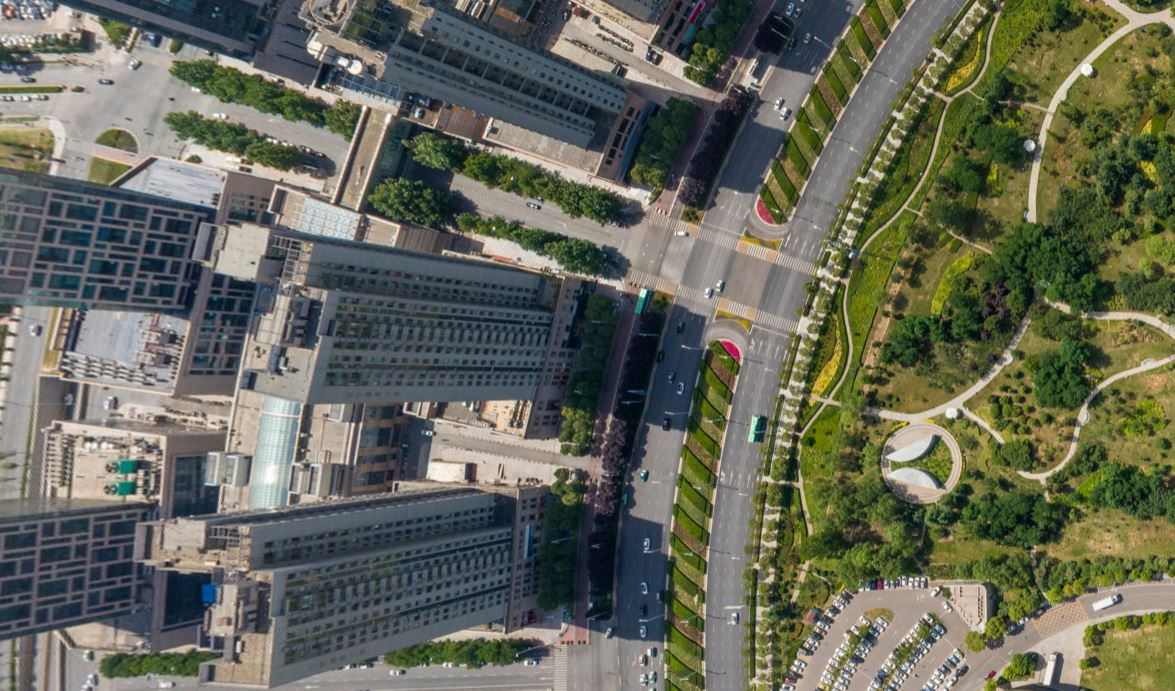
#> input picture cv_courses/sr-sift/data/44-l.JPG, 1175 x 691 px
$ python transform_by_pil.py -q ./data/44-l.JPG -r ./data/44-r.JPG
#> lines starting #> are read from the running program, lines starting #| are printed output that depends on the picture
import argparse

import cv2
import numpy as np
import skimage
from codetiming import Timer
from PIL import Image


def get_args():
    parser = argparse.ArgumentParser("Test PIL Image perspective transform")
    parser.add_argument("--query_image_path", "-q", type=str, required=True)
    parser.add_argument("--ref_image_path", "-r", type=str, required=True)

    return parser.parse_args()


def main():
    args = get_args()
    query_image = cv2.imread(args.query_image_path)
#> query_image is the input picture: shape (691, 1175, 3); mean B, G, R 88.8, 103.6, 101.1
    ref_image = cv2.imread(args.ref_image_path)
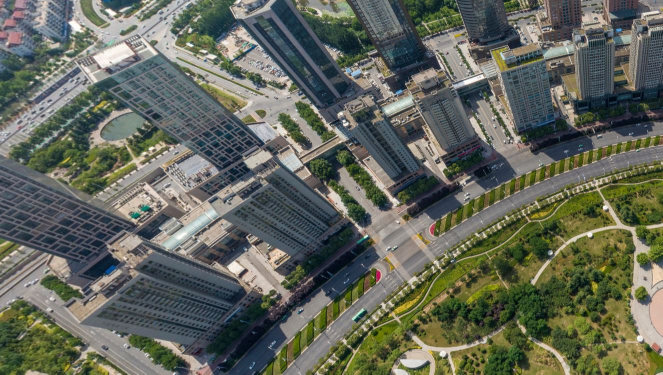
#> input picture cv_courses/sr-sift/data/44-r.JPG, 1325 x 749 px (shown at 1/2 size)
#> ref_image is the input picture: shape (749, 1325, 3); mean B, G, R 91.1, 102.9, 98.9
    assert query_image is not None
    assert ref_image is not None

    query_gray = cv2.cvtColor(query_image, cv2.COLOR_BGR2GRAY)
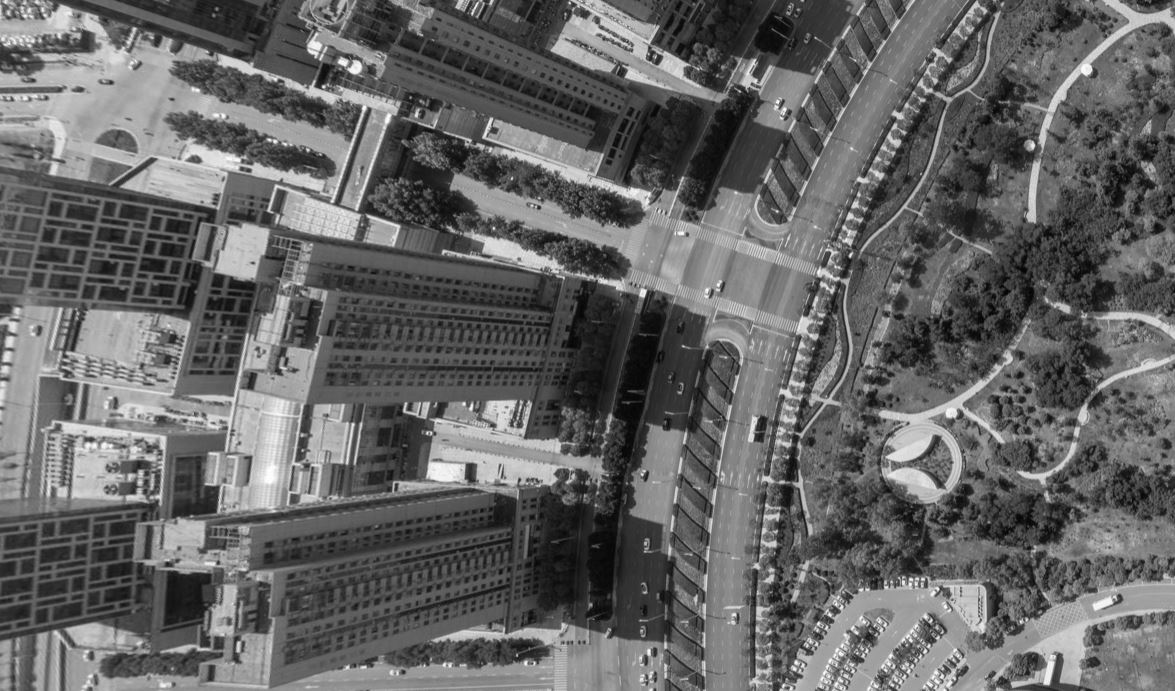
#> query_gray: shape (691, 1175); min 0, max 255, mean 101.2
    ref_gray = cv2.cvtColor(ref_image, cv2.COLOR_BGR2GRAY)
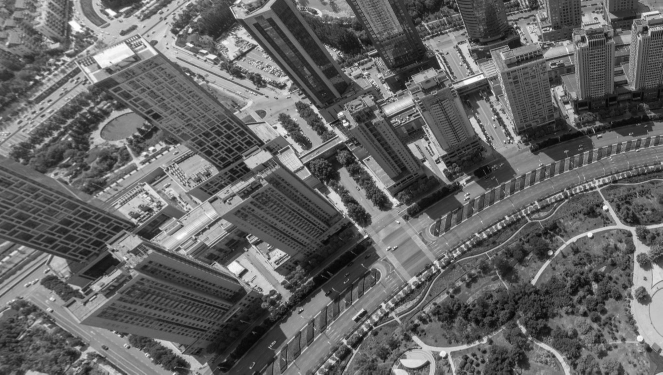
#> ref_gray: shape (749, 1325) (shown at 1/2 size); min 1, max 255, mean 100.4

    detector = cv2.SIFT_create(nfeatures=8000)
    query_kpts, query_descs = detector.detectAndCompute(query_gray, None)
#> query_kpts = 8001 keypoints; strongest (x, y, size): (850, 255, 2.7), (323, 87, 2.2), (356, 68, 8.2), (643, 293, 5.2)
    ref_kpts, ref_descs = detector.detectAndCompute(ref_gray, None)
#> ref_kpts = 8000 keypoints; strongest (x, y, size): (688, 242, 3.6), (380, 60, 5.2), (376, 148, 3.2), (731, 473, 4.5)

    bf = cv2.BFMatcher(cv2.NORM_L2, crossCheck=True)
    matches = bf.match(query_descs, ref_descs)
#> matches = 3085 matches
    M, _ = cv2.findHomography(
        np.float64([query_kpts[m.queryIdx].pt for m in matches]).reshape(-1, 1, 2),
        np.float64([ref_kpts[m.trainIdx].pt for m in matches]).reshape(-1, 1, 2),
        cv2.RANSAC,
        5.0,
    )
#> M = [[0.358, -0.781, 547.7], [0.174, 0.363, 137], [-0.000206, -0.000399, 1]]

    with Timer(text="warping by opencv: {:.4f} seconds"):
        warped_opencv = cv2.warpPerspective(
            query_image, M, ref_image.shape[:2][::-1], flags=cv2.INTER_CUBIC
        )

    with Timer(text="warping by scikit-image: {:.4f} seconds"):
        warped_skimage = skimage.transform.warp(
            query_image,
            np.linalg.inv(M),
            output_shape=ref_image.shape[:2],
            preserve_range=True,
            order=3,
        ).astype(np.uint8)

    with Timer(text="warping by PIL: {:.4f} seconds"):
        inv_homography = np.linalg.inv(M)
        inv_homography /= inv_homography[2, 2]
        coeffs = inv_homography.flatten()
        warped_pil = np.asarray(
            Image.fromarray(query_image).transform(
                ref_image.shape[:2][::-1], Image.PERSPECTIVE, coeffs, Image.BICUBIC
            )
        )

    cv2.imwrite(
        "warped_opencv.jpg", cv2.addWeighted(ref_image, 0.5, warped_opencv, 0.5, 2.2)
    )
    cv2.imwrite(
        "warped_skimage.jpg", cv2.addWeighted(ref_image, 0.5, warped_skimage, 0.5, 2.2)
    )
    cv2.imwrite("warped_pil.jpg", cv2.addWeighted(ref_image, 0.5, warped_pil, 0.5, 2.2))


if __name__ == "__main__":
    # scikit-image: 0.19.3
    # Pillow: 9.4.0
    # codetiming: 1.4.0
    # python3 transform_by_pil.py -q ./data/44-l.JPG -r ./data/44-r.JPG
    main()
#> (the call stopped at in main, `with Timer(text="warping by opencv: {:.4f} seconds"):`: codetiming is not available in this run)
    # warping by opencv: 0.0033 seconds
    # warping by scikit-image: 0.3884 seconds
    # warping by PIL: 0.0382 seconds"
